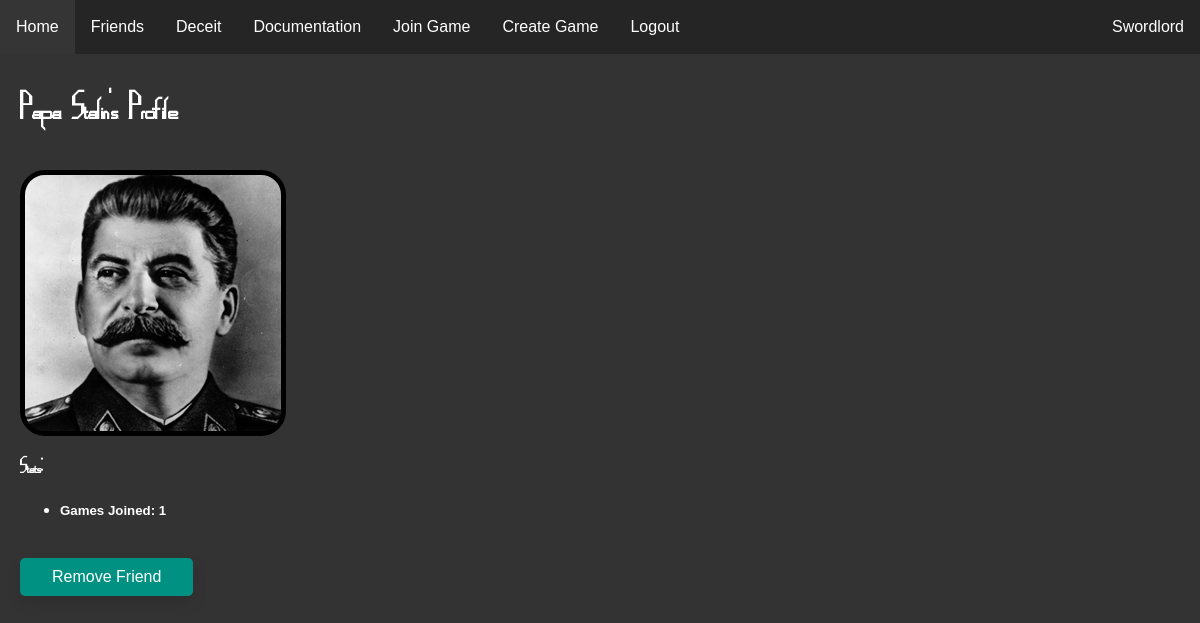
Screenshot of /user/1 (signed in) with the database file from the repository.
### website/models.py (models this page shows)
class User(db.Model, UserMixin):
    id = db.Column(db.Integer, primary_key=True)
    email = db.Column(db.String(150), unique=True)
    password = db.Column(db.String(150))
    username = db.Column(db.String(150))
    pfp = db.Column(db.String(50))
    admin = db.Column(db.String(50))

### website/profiles.py (the view, shortened to what this page needs)
@profiles.route('<int:user_id>', methods=['GET', 'POST'])
@login_required
def profile(user_id):
    user = User.query.filter_by(id=user_id).first()
    counter=0
    is_friends = False
    is_friends1 = Friends.query.filter_by(user1=user_id, user2=current_user.id).first()
    is_friends2 = Friends.query.filter_by(user2=user_id, user1=current_user.id).first()
    if is_friends1 != None or is_friends2 != None:
        is_friends = True
    for games in db.session.query(GamesJoined).filter_by(user=user_id):
        counter += 1
    if user == current_user:
        is_current_user = True
    else:
        is_current_user = False
    return render_template('profile.html', is_current=is_current_user, user=current_user, player=user, games_joined=counter, is_friends=is_friends)

### website/templates/profile.html (shortened to what this page needs)
{% extends "base.html" %} {% block title %}{{player.username}}'s Profile{% endblock %}
{% block content %}
<head>
    <link rel="stylesheet" type="text/css" href="/static/css/profile.css" />
</head>
<br/>
<h1 id="heading">{{player.username}}'s Profile</h1>
<br/>
<div class="pfp" style="background-image: url({{player.pfp}});">
</div>
<h3>Stats:</h3>
<ul>
    <li><h5>Games Joined: {{ games_joined }}</h5></li>
</ul>
<br/>
{% if not is_current %}
    {% if is_friends %}
        <form method="POST">
            <button class="button-main" id = "Remove Friend" type="submit" value="Remove Friend">Remove Friend</button>
        </form>
    {% endif %}
{% endif %}
{% endblock %}

### website/templates/base.html (shortened to what this page needs)
<!DOCTYPE html>
<html lang="en">
<head>
    <link rel="stylesheet" type="text/css" href="/static/css/main.css" />
</head>
<body>
    <ul class="navbar">
      {% if user.is_authenticated %}
      <li><a class="nav-item nav-link" id="home" href="/">Home</a></li>
      <li><a class="nav-item nav-link" id="friends" href="/user/friends">Friends</a></li>
      <li><a class="nav-item nav-link" id="deceit" href="/deceit">Deceit</a></li>
      <li><a class="nav-item nav-link" id="docs" href="/docs/">Documentation</a></li>
      <li><a class="nav-item nav-link" id="join_game" href="/join-game">Join Game</a></li>
      <li><a class="nav-item nav-link" id="create_game" href="/create-game">Create Game</a></li>
      <li><a class="nav-item nav-link" id="logout" href="/logout">Logout</a></li>
      <li><a class="nav-user nav-link" id="user_link" href="{{url_for('profiles.profile', user_id=user.id)}}">{{ user.username }}</a></li>
      {% else %}
      <li><a class="nav-item nav-link" id="login" href="/login">Login</a></li>
      <li><a class="nav-item nav-link" id="signUp" href="/sign-up">Sign Up</a></li>
      {% endif %}
    </ul>
    <div id="main_div">
    <div class="container">
        {% block content %}
        {% endblock %}
    </div>
    </div>
</body>
</html>

### website/static/css/main.css (style rules this page uses)
#main_div { margin-top: 30px; padding: 20px; }
h1, h2, h3 { font-family: MapGame; }
body { margin: 0px; background-color: #333333; color: white; }
.navbar { list-style-type: none; margin: 0; padding: 0; overflow: hidden; background-color: #252525; position: fixed; top: 0; width: 100%; }
.nav-item { float: left; }
.nav-user { float:right; }
.nav-link { display: block; color: white; text-align: center; padding: 18px 16px; text-decoration: none; }
.pfp { width: 64px; height: 64px; }
.button-main { background-color: rgb(0, 145, 130); border: none; color: white; padding: 10px 32px; text-align: center; text-decoration: none; display: inline-block; font-size: 16px; border-radius: 5px; transition-duration: 0.4s; box-shadow: 0px 8px 15px rgba(0, 0, 0, 0.1); cursor: pointer; }
html { font-family: Arial, Helvetica, sans-serif; }

### website/static/css/profile.css (style rules this page uses)
.pfp { width: 256px; height: 256px; border: 5px solid #000000; border-radius: 25px; }

### rows the page displays
User: username "Swordlord"
User: username "Papa Stalin", pfp (picture)

### other values shown
{{ games_joined }} "1"
